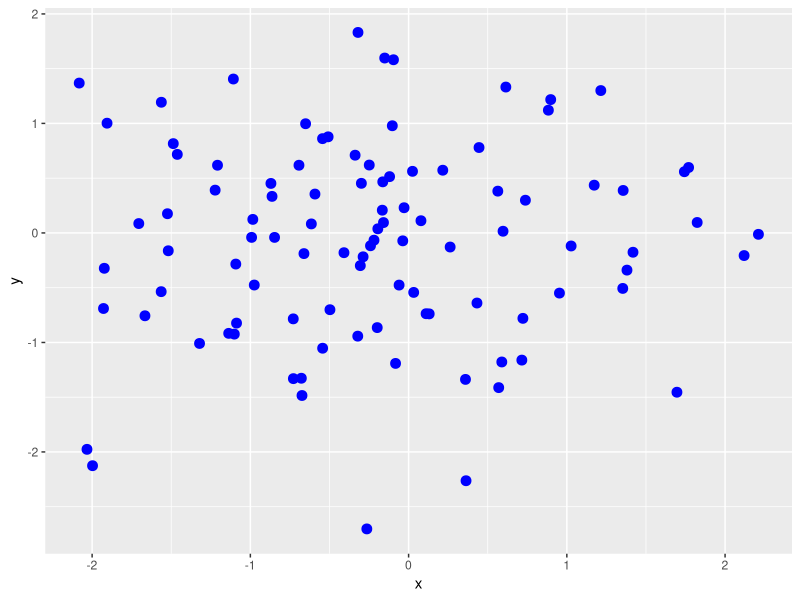

R code for this plot: (Note: this script raises an error after producing the figure.)
# install.packages("ggplot2")
library("ggplot2")

x <- rnorm(100, mean=0, sd=1)
y <- rnorm(100, mean=0, sd=1)
ggplot() + geom_point(aes(x=x, y=y), size=3, col="blue")

boxplot(data$x, data$y, Names=c("x", "y"), xlab="x axis", ylab="y axis", col="blue")
